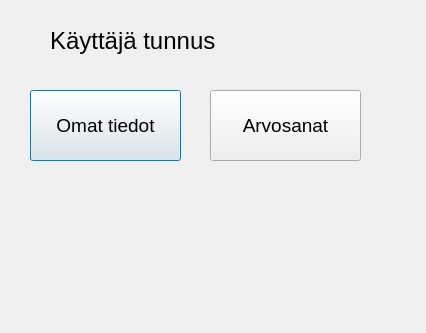
<?xml version="1.0" encoding="UTF-8"?>
<ui version="4.0">
 <class>StudentMenu</class>
 <widget class="QDialog" name="StudentMenu">
  <property name="geometry">
   <rect>
    <x>0</x>
    <y>0</y>
    <width>426</width>
    <height>333</height>
   </rect>
  </property>
  <property name="windowTitle">
   <string>Dialog</string>
  </property>
  <widget class="QPushButton" name="btnInfo">
   <property name="geometry">
    <rect>
     <x>30</x>
     <y>90</y>
     <width>151</width>
     <height>71</height>
    </rect>
   </property>
   <property name="font">
    <font>
     <pointsize>14</pointsize>
    </font>
   </property>
   <property name="text">
    <string>Omat tiedot</string>
   </property>
  </widget>
  <widget class="QPushButton" name="btnGrade">
   <property name="geometry">
    <rect>
     <x>210</x>
     <y>90</y>
     <width>151</width>
     <height>71</height>
    </rect>
   </property>
   <property name="font">
    <font>
     <pointsize>14</pointsize>
    </font>
   </property>
   <property name="text">
    <string>Arvosanat</string>
   </property>
  </widget>
  <widget class="QLabel" name="label">
   <property name="geometry">
    <rect>
     <x>50</x>
     <y>20</y>
     <width>191</width>
     <height>41</height>
    </rect>
   </property>
   <property name="font">
    <font>
     <pointsize>18</pointsize>
    </font>
   </property>
   <property name="text">
    <string>Käyttäjä tunnus</string>
   </property>
  </widget>
  <widget class="QLabel" name="labelUsername">
   <property name="geometry">
    <rect>
     <x>230</x>
     <y>20</y>
     <width>101</width>
     <height>41</height>
    </rect>
   </property>
   <property name="font">
    <font>
     <pointsize>18</pointsize>
    </font>
   </property>
   <property name="text">
    <string/>
   </property>
  </widget>
 </widget>
 <resources/>
 <connections/>
</ui>
